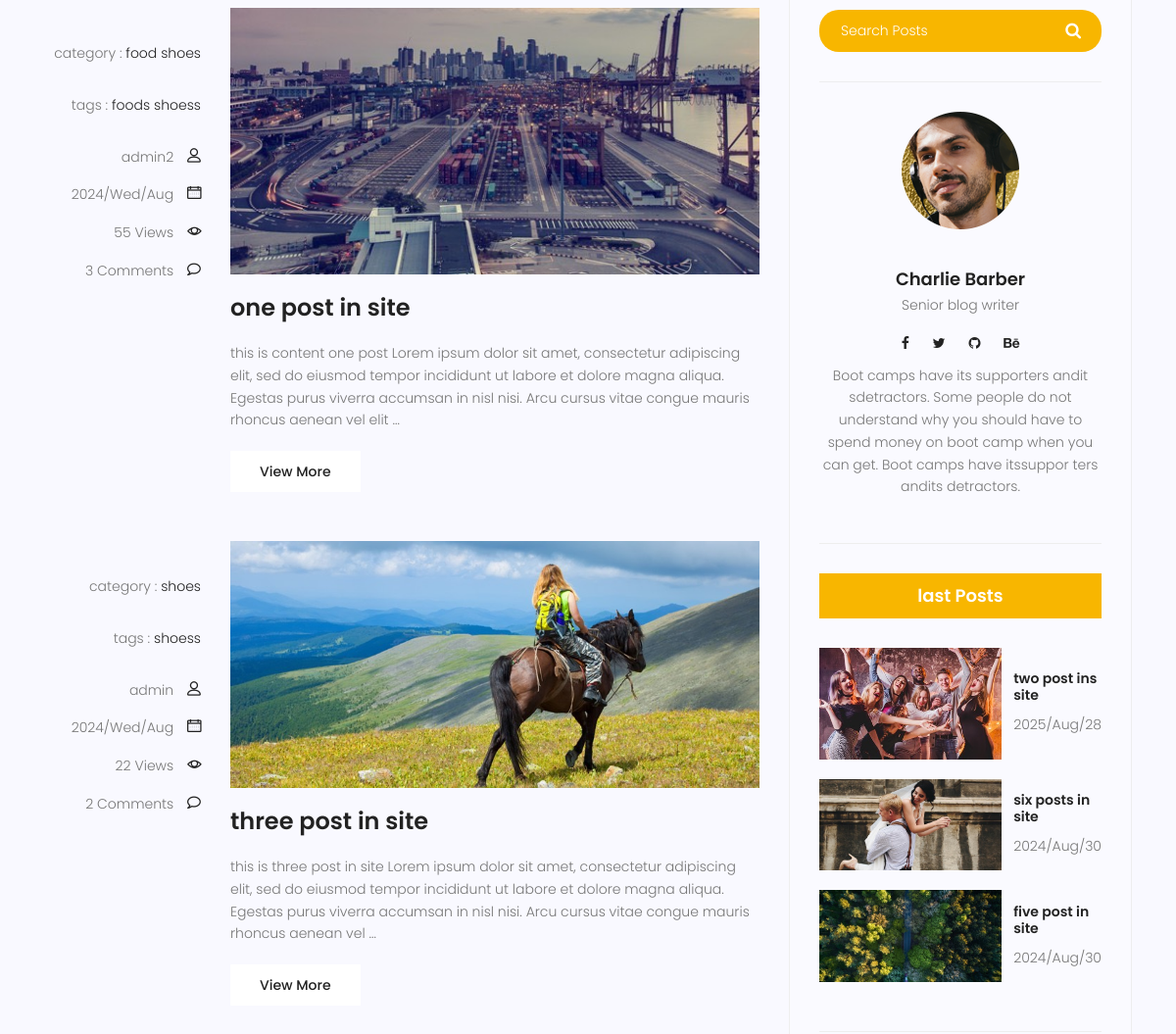
The app's page /blogs/category/shoes/ (middle part), older data.
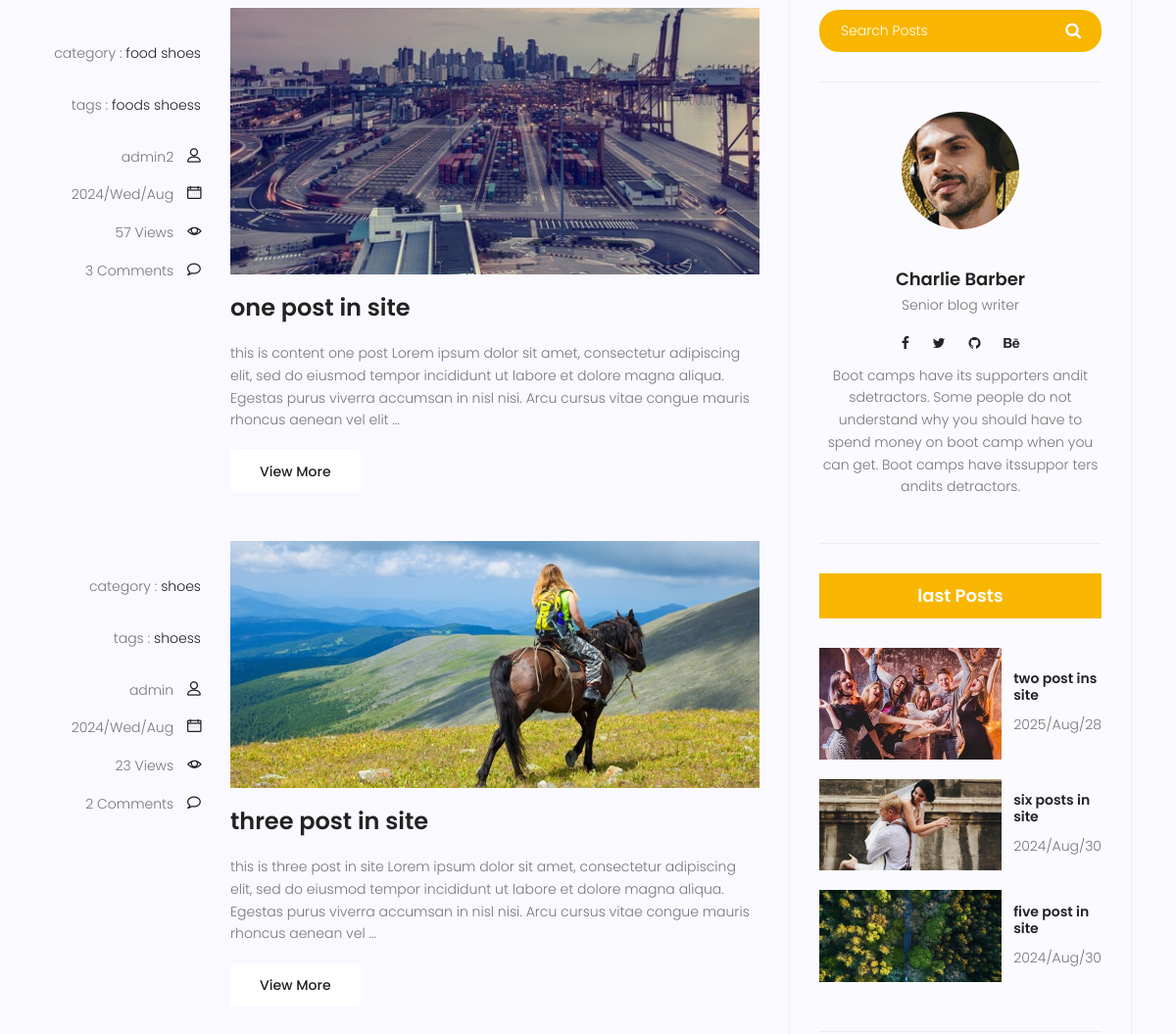
The same page, newer data.
### blog/models.py (models this page shows, shortened)
class Post(models.Model):
    author = models.ForeignKey(User,on_delete=models.SET_NULL,null=True)
    title = models.CharField(max_length=255)
    content = models.TextField()
    tag = TaggableManager()
    category = models.ManyToManyField('Category')
    image = models.ImageField(upload_to="blog_image",null=True)
    status = models.BooleanField(default=False)
    counted_view = models.IntegerField(default=0)
    created_date = models.DateTimeField(auto_now_add=True,null=True)
    updated_date = models.DateTimeField(auto_now=True,null=True)
    published_date = models.DateTimeField(null=True)
    class Meta:
        ordering = ["created_date"]
        verbose_name = "پست "
        verbose_name_plural = "پست ها "

class Category(models.Model):
    name = models.CharField(max_length=255)
    def __str__(self):
        return self.name
    class Meta:
        verbose_name = "دسته بندی "
        verbose_name_plural = "دسته بندی ها"

### blog/views.py (the view)
# urls.py: path("",views.all_blogs_view,name="all"),
def all_blogs_view(request,**kwargs):
    time_now = timezone.now()
    posts = Post.objects.exclude(published_date__gt=time_now).filter(status=True)
    cat_name = ""
    username = ""
    tag_name= ""
    if kwargs.get("cat_name") != None:
        cat_name = kwargs.get("cat_name")
        posts = posts.filter(category__name=kwargs.get("cat_name"))
    if kwargs.get("tag_name") != None:
        tag_name = kwargs.get("tag_name")
        posts = posts.filter(tag__name__in=[kwargs.get("tag_name")])
    if kwargs.get("username") != None:
        username = kwargs.get("username")
        posts = posts.filter(author__username=kwargs.get("username"))
    posts = Paginator(posts,2)
    try :
        page_number = request.GET.get("page")
        posts = posts.get_page(page_number)
    except PageNotAnInteger:
        posts = posts.get_page(1)
    except EmptyPage :
        posts = posts.get_page(1)
    return render(request,"blog/all_blog.html",{"posts" :posts,"cat_name":cat_name ,"username" :username,"tag_name":tag_name})

### blog/templatetags/blog_sidebar.py (called while the page is built)
@register.inclusion_tag("blog/category_sidebar.html")
def all_category_sidebar():
    time_now = timezone.now()
    posts = Post.objects.exclude(published_date__gt=time_now).filter(status=True)
    category_dict = {}
    category = Category.objects.all()
    for name in category :
        category_dict[name] = posts.filter(category=name).count()
    return {
        "category": category_dict
    }

@register.inclusion_tag("blog/last_post_sidebar.html")
def last_post_sidebar():
    time_now = timezone.now()
    last_posts = Post.objects.exclude(published_date__gt=time_now).filter(status=True).order_by("-published_date")[:3]
    return {"last_posts" :last_posts}

### blog/templatetags/count_comment.py (called while the page is built)
@register.simple_tag(name="count_comment_post")
def count_comment_post(pid):
    post_single = Post.objects.get(id=pid)
    comments = Comment.objects.filter(post=post_single.id,allow=True).count()
    return comments

### templates/blog/all_blog.html (shortened to what this page needs)
{% extends 'base.html' %}
{% load static %}
{% load blog_sidebar %}
{% load count_comment %}
{% block content %}
<section class="post-content-area">
    <div class="container">
        <div class="row">
            <div class="col-lg-8 posts-list">
                {% for post in posts %}
                <div class="single-post row">
                    <div class="col-lg-3  col-md-3 meta-details">
                        <ul class="tags">
                            category :
                            {% for cat in post.category.all%}
                            <li><a href="{% url 'blog:category' cat.name %}">{{cat.name}}</a></li>
                            {% endfor %}
                        </ul>
                        <ul class="tags">
                            tags :
                            {% for tag in post.tag.all%}
                            <li><a href="{% url 'blog:tag' tag.name %}">{{tag.name}}</a></li>
                            {% endfor %}
                        </ul>
                        <div class="user-details row">
                            <p class="user-name col-lg-12 col-md-12 col-6"><a href="{% url 'blog:author' post.author.username %}">{{ post.author}}</a> <span class="lnr lnr-user"></span></p>
                            <p class="date col-lg-12 col-md-12 col-6"><a href="#">{{post.published_date|date:"Y/D/M "}}</a> <span class="lnr lnr-calendar-full"></span></p>
                            <p class="view col-lg-12 col-md-12 col-6"><a href="#">{{post.counted_view}} Views</a> <span class="lnr lnr-eye"></span></p>
                            <p class="comments col-lg-12 col-md-12 col-6"><a href="#">{% count_comment_post post.id %} Comments</a> <span class="lnr lnr-bubble"></span></p>
                        </div>
                    </div>
                    <div class="col-lg-9 col-md-9 ">
                        <div class="feature-img">
                            <img class="img-fluid" src="{{post.image.url}}" alt="">
                        </div>
                        <a class="posts-title" href="{% url 'blog:single' post.id %}"><h3>{{post.title}}</h3></a>
                        <p class="excert">
                            {{post.content|truncatewords:40}}
                        </p>
                        <a href="{% url 'blog:single' post.id %}" class="primary-btn">View More</a>
                    </div>
                </div>
                {% endfor %}
            </div>
            <div class="col-lg-4 sidebar-widgets">
                <div class="widget-wrap">
                    <div class="single-sidebar-widget search-widget">
                        <form class="search-form" action="{% url 'blog:search' %}">
                            <input placeholder="Search Posts" name="search_word" type="text" onfocus="this.placeholder = ''" onblur="this.placeholder = 'Search Posts'" >
                            <button type="submit"><i class="fa fa-search"></i></button>
                        </form>
                    </div>
                    <div class="single-sidebar-widget user-info-widget">
                        <img src="{% static 'img/blog/user-info.png' %}" alt="">
                        <a href="#"><h4>Charlie Barber</h4></a>
                        <p>
                            Senior blog writer
                        </p>
                        <ul class="social-links">
                            <li><a href="#"><i class="fa fa-facebook"></i></a></li>
                            <li><a href="#"><i class="fa fa-twitter"></i></a></li>
                            <li><a href="#"><i class="fa fa-github"></i></a></li>
                            <li><a href="#"><i class="fa fa-behance"></i></a></li>
                        </ul>
                        <p>
                            Boot camps have its supporters andit sdetractors. Some people do not understand why you should have to spend money on boot camp when you can get. Boot camps have itssuppor ters andits detractors.
                        </p>
                    </div>
                    {% last_post_sidebar %}
                </div>
            </div>
        </div>
    </div>
</section>
{% endblock %}

### templates/base.html (shortened to what this page needs)
{% load static %}
{% load compress %}
<!DOCTYPE html>
<html lang="zxx" class="no-js">
<head>
    {% compress css %}
        <link rel="stylesheet" href="{% static 'css/linearicons.css' %}">
        <link rel="stylesheet" href="{% static 'css/font-awesome.min.css' %}">
        <link rel="stylesheet" href="{% static 'css/bootstrap.css' %}">
        <link rel="stylesheet" href="{% static 'css/magnific-popup.css' %}">
        <link rel="stylesheet" href="{% static 'css/jquery-ui.css' %}">
        <link rel="stylesheet" href="{% static 'css/nice-select.css' %}">
        <link rel="stylesheet" href="{% static 'css/animate.min.css' %}">
        <link rel="stylesheet" href="{% static 'css/owl.carousel.css' %}">
        <link rel="stylesheet" href="{% static 'css/main.css' %}">
        {% endcompress %}
    </head>
    <body>
        {% block content %}
        {% endblock %}
        {% include "includes/foot_script.html" %}

### templates/includes/header_site.html (shortened to what this page needs)
{% load static %}

### templates/blog/last_post_sidebar.html
{% load static %}
<div class="single-sidebar-widget popular-post-widget">
    <h4 class="popular-title">last Posts</h4>
    <div class="popular-post-list">
        {% for post in last_posts %}
        <div class="single-post-list d-flex flex-row align-items-center">
            <div class="thumb">
                <img class="img-fluid" src="{{post.image.url}}" alt="">
            </div>
            <div class="details">
                <a href="{% url 'blog:single' post.id%}"><h6>{{post.title}}</h6></a>
                <p>{{post.published_date|date:"Y/M/d"}}</p>
            </div>
        </div>
        {% endfor %}
    </div>
</div>

### templates/blog/category_sidebar.html (shortened to what this page needs)
{% load static %}

### templates/includes/footer_site.html (shortened to what this page needs)
{% load static %}

### templates/includes/foot_script.html (shortened to what this page needs)
{% load static %}
{% load compress %}
</body>
</html>

Row changes from the older to the newer data that the page shows:
changed Post "one post in site": counted_view "55" → "57"
changed Post "three post in site": counted_view "22" → "23"
